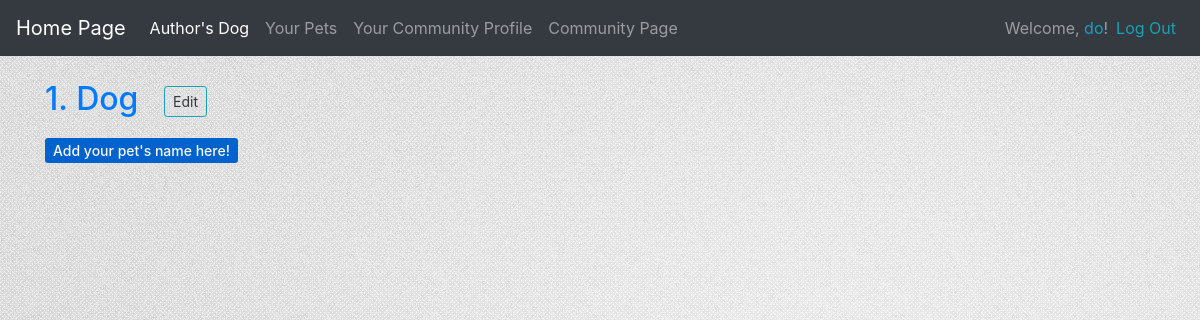
The page /user_entries/ (signed in) on the database as committed earlier.
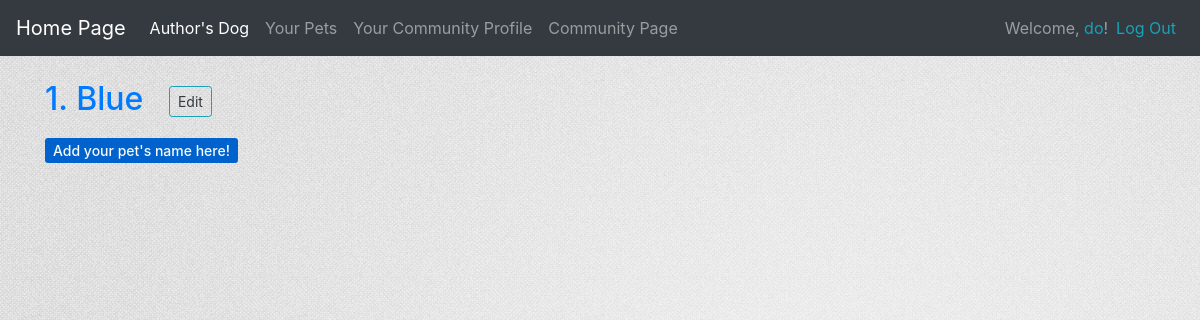
The same page on the database as committed later.
### test_dog_app/models.py (models this page shows)
class DogName(models.Model):
    owner = models.ForeignKey(User, on_delete=models.CASCADE)
    owner_profile = models.ForeignKey(Profile, on_delete=models.CASCADE, null=False, blank=False)
    name = models.CharField(max_length=70)
    share = models.BooleanField(default=False)
    shared_date = models.DateTimeField(auto_now_add=False, auto_now=False, null=True, blank=False)
    def __str__(self):
        return self.name

### test_dog_app/views.py (the view)
# urls.py: path('user_entries/', views.user_entries, name= 'user_entries'),
@login_required
def user_entries(request):
    dogs = DogName.objects.filter(owner=request.user.id)   # With this filter, the owners only get to see their dog
    content = {
        'dogs': dogs
    }
    return render(request, 'user_entries.html', content)

### test_dog_app/templates/user_entries.html
{% extends 'base.html' %}
{% block content %}
    <h2>
        {% for dog in dogs %}
            <a href="{% url 'test_dog_app:user_private_entries' dog.id %}">
               {{ forloop.counter }}. {{ dog }} &nbsp
                <button type="button" class="btn btn-outline-info btn-sm">
                    <a class='text-dark' href="{% url 'test_dog_app:edit_dog_name' dog.id %}">Edit</a>
                </button> <br/>
            </a>
        {% empty %}
            <h2>There are currently no pets that have been added.</h2>
        {% endfor %}
    </h2>
    <h2>
        <a class='text-light active btn-primary btn-sm' aria-pressed="true"
           href="{% url 'test_dog_app:add_dog_name' %}">
            Add your pet's name here!
        </a>
    </h2>
{% endblock content %}

Rows that differ between the two databases and show on the page:
removed DogName: name "Dog"
added DogName: name "Blue"
